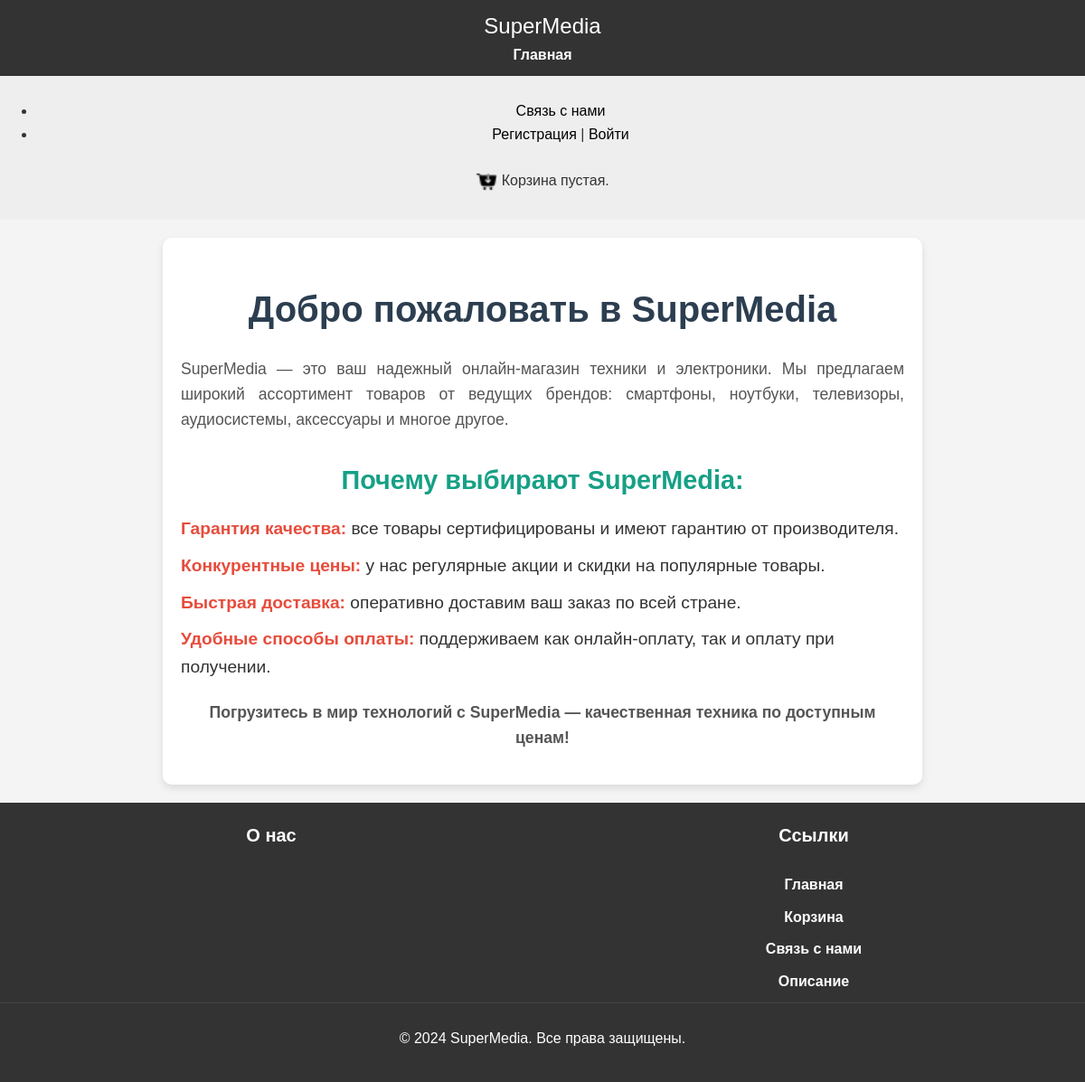
Screenshot of /about/about/ with the database file from the repository.
### aboutshop/models.py (models this page shows)
class Aboutshop(models.Model):
    description = models.TextField(max_length=255)
    name = models.CharField(max_length=50)
    class Meta:
        ordering = ('name',)
        verbose_name = 'service'
        verbose_name_plural = 'services'

### aboutshop/views.py (the view)
# urls.py: path('about/', views.about_view, name='about'),
def about_view(request):
    aboutshop = Aboutshop.objects.first()
    context = {
        'name': aboutshop.name,
        'aboutshop': aboutshop
    }
    return render(request, 'shop/about.html', context)

### cart/cart.py (called while the page is built)
    def __len__(self):
        return sum(item['quantity'] for item in self.cart.values())

### cart/context_processors.py (called while the page is built)
def cart(request):
    return {'cart': Cart(request)}

### contact/context_processors.py (called while the page is built)
def contacts(request):
    return {
        'index_contacts': Information_Contact.objects.first()
    }

### aboutshop/templates/shop/about.html (shortened to what this page needs)
{% extends "shop/base.html" %}
{% load static %}
{% block content %}
<div class="description-container">
    <h1 class="description-title">Добро пожаловать в {{ name }}</h1>
    <p class="description">
        {{aboutshop.name}} — {{aboutshop.description}}
    </p>
    <h2 class="why-choose-us-title">Почему выбирают {{ name }}:</h2>
    <ul class="why-choose-us-list">
        <li><strong>Гарантия качества:</strong> все товары сертифицированы и имеют гарантию от производителя.</li>
        <li><strong>Конкурентные цены:</strong> у нас регулярные акции и скидки на популярные товары.</li>
        <li><strong>Быстрая доставка:</strong> оперативно доставим ваш заказ по всей стране.</li>
        <li><strong>Удобные способы оплаты:</strong> поддерживаем как онлайн-оплату, так и оплату при получении.</li>
    </ul>
    <p class="final-text">Погрузитесь в мир технологий с {{aboutshop.name}} — качественная техника по доступным ценам!</p>
</div>
{% endblock %}

### static/css/style.css (style rules this page uses)
body { font-family: Arial, sans-serif; line-height: 1.6; margin: 0; padding: 0; color: #333; background-color: #f4f4f4; }
.description-container { max-width: 800px; margin: 0 auto; padding: 20px; background-color: #fff; border-radius: 10px; box-shadow: 0 4px 8px rgba(0, 0, 0, 0.1); }
.description-title { font-size: 2.5rem; color: #2c3e50; margin-bottom: 20px; text-align: center; }
.why-choose-us-title { font-size: 1.8rem; color: #16a085; margin-top: 30px; margin-bottom: 10px; text-align: center; }
.why-choose-us-list { list-style-type: none; padding-left: 0; }
.why-choose-us-list li { font-size: 1.2rem; margin: 10px 0; }
.why-choose-us-list li strong { color: #e74c3c; }
.description, .final-text { font-size: 1.1rem; text-align: justify; color: #555; }
.final-text { margin-top: 20px; font-weight: bold; text-align: center; }

### rows the page displays
Aboutshop: name "SuperMedia", description "это ваш надежный онлайн-магазин техники и электроники. Мы предлагаем широкий ассортимент товаров от ведущих брендов: смартфоны, ноутбуки, телевизоры, аудиосистемы, аксессуары и многое другое."
